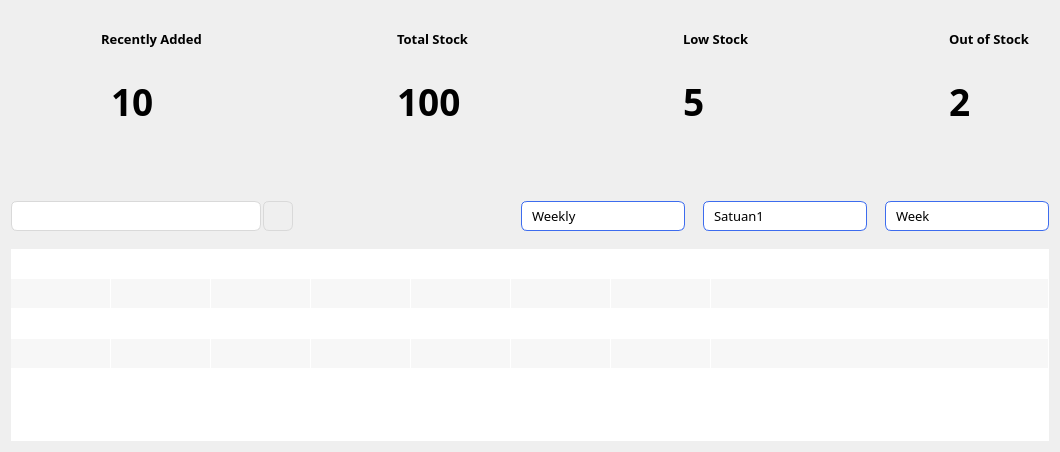
         <widget class="QWidget" name="page_2">
          <property name="sizePolicy">
           <sizepolicy hsizetype="Expanding" vsizetype="Expanding">
            <horstretch>0</horstretch>
            <verstretch>0</verstretch>
           </sizepolicy>
          </property>
          <layout class="QGridLayout" name="gridLayout_15">
           <item row="0" column="0">
            <layout class="QGridLayout" name="gridLayout_8">
             <property name="verticalSpacing">
              <number>50</number>
             </property>
             <item row="0" column="0">
              <layout class="QHBoxLayout" name="horizontalLayout_8">
               <item>
                <widget class="QWidget" name="newDataWidget" native="true">
                 <property name="minimumSize">
                  <size>
                   <width>210</width>
                   <height>140</height>
                  </size>
                 </property>
                 <property name="maximumSize">
                  <size>
                   <width>210</width>
                   <height>140</height>
                  </size>
                 </property>
                 <property name="styleSheet">
                  <string notr="true">QWidget &gt; QWidget {
	border: 1px solid #3D6CEE;
	border-radius: 14px;
}</string>
                 </property>
                 <widget class="QLabel" name="label_3">
                  <property name="geometry">
                   <rect>
                    <x>10</x>
                    <y>50</y>
                    <width>80</width>
                    <height>80</height>
                   </rect>
                  </property>
                  <property name="styleSheet">
                   <string notr="true">QLabel {
	border: none;
}</string>
                  </property>
                  <property name="text">
                   <string/>
                  </property>
                  <property name="pixmap">
                   <pixmap resource="../assets/icons/resources.qrc">:/icons/recently-added-stock-blue.svg</pixmap>
                  </property>
                  <property name="scaledContents">
                   <bool>true</bool>
                  </property>
                 </widget>
                 <widget class="QLabel" name="recentlyAdded">
                  <property name="geometry">
                   <rect>
                    <x>90</x>
                    <y>20</y>
                    <width>111</width>
                    <height>16</height>
                   </rect>
                  </property>
                  <property name="font">
                   <font>
                    <family>Poppins</family>
                    <pointsize>10</pointsize>
                    <weight>75</weight>
                    <bold>true</bold>
                   </font>
                  </property>
                  <property name="styleSheet">
                   <string notr="true">QLabel {
	border: none;
}</string>
                  </property>
                  <property name="text">
                   <string>Recently Added</string>
                  </property>
                 </widget>
                 <widget class="QLabel" name="recentlyAddedCount">
                  <property name="geometry">
                   <rect>
                    <x>100</x>
                    <y>60</y>
                    <width>81</width>
                    <height>61</height>
                   </rect>
                  </property>
                  <property name="font">
                   <font>
                    <family>Poppins</family>
                    <pointsize>28</pointsize>
                    <weight>75</weight>
                    <bold>true</bold>
                   </font>
                  </property>
                  <property name="styleSheet">
                   <string notr="true">QLabel {
	border: none;
}</string>
                  </property>
                  <property name="text">
                   <string>10</string>
                  </property>
                 </widget>
                </widget>
               </item>
               <item>
                <spacer name="horizontalSpacer_10">
                 <property name="orientation">
                  <enum>Qt::Horizontal</enum>
                 </property>
                 <property name="sizeHint" stdset="0">
                  <size>
                   <width>40</width>
                   <height>20</height>
                  </size>
                 </property>
                </spacer>
               </item>
               <item>
                <widget class="QWidget" name="totalStock" native="true">
                 <property name="minimumSize">
                  <size>
                   <width>210</width>
                   <height>140</height>
                  </size>
                 </property>
                 <property name="maximumSize">
                  <size>
                   <width>210</width>
                   <height>140</height>
                  </size>
                 </property>
                 <property name="styleSheet">
                  <string notr="true">QWidget &gt; QWidget {
	border: 1px solid #3D6CEE;
	border-radius: 14px;
}</string>
                 </property>
                 <widget class="QLabel" name="label_4">
                  <property name="geometry">
                   <rect>
                    <x>10</x>
                    <y>50</y>
                    <width>80</width>
                    <height>80</height>
                   </rect>
                  </property>
                  <property name="styleSheet">
                   <string notr="true">QLabel {
	border: none;
}</string>
                  </property>
                  <property name="text">
                   <string/>
                  </property>
                  <property name="pixmap">
                   <pixmap resource="../assets/icons/resources.qrc">:/icons/total-stock-blue.svg</pixmap>
                  </property>
                  <property name="scaledContents">
                   <bool>true</bool>
                  </property>
                 </widget>
                 <widget class="QLabel" name="totalStock_3">
                  <property name="geometry">
                   <rect>
                    <x>110</x>
                    <y>20</y>
                    <width>81</width>
                    <height>16</height>
                   </rect>
                  </property>
                  <property name="font">
                   <font>
                    <family>Poppins</family>
                    <pointsize>10</pointsize>
                    <weight>75</weight>
                    <bold>true</bold>
                   </font>
                  </property>
                  <property name="styleSheet">
                   <string notr="true">QLabel {
	border: none;
}</string>
                  </property>
                  <property name="text">
                   <string>Total Stock</string>
                  </property>
                 </widget>
                 <widget class="QLabel" name="totalStockCount">
                  <property name="geometry">
                   <rect>
                    <x>110</x>
                    <y>60</y>
                    <width>81</width>
                    <height>61</height>
                   </rect>
                  </property>
                  <property name="font">
                   <font>
                    <family>Poppins</family>
                    <pointsize>28</pointsize>
                    <weight>75</weight>
                    <bold>true</bold>
                   </font>
                  </property>
                  <property name="styleSheet">
                   <string notr="true">QLabel {
	border: none;
}</string>
                  </property>
                  <property name="text">
                   <string>100</string>
                  </property>
                 </widget>
                </widget>
               </item>
               <item>
                <spacer name="horizontalSpacer_9">
                 <property name="orientation">
                  <enum>Qt::Horizontal</enum>
                 </property>
                 <property name="sizeHint" stdset="0">
                  <size>
                   <width>40</width>
                   <height>20</height>
                  </size>
                 </property>
                </spacer>
               </item>
               <item>
                <widget class="QWidget" name="widget_3" native="true">
                 <property name="minimumSize">
                  <size>
                   <width>210</width>
                   <height>140</height>
                  </size>
                 </property>
                 <property name="maximumSize">
                  <size>
                   <width>210</width>
                   <height>140</height>
                  </size>
                 </property>
                 <property name="styleSheet">
                  <string notr="true">QWidget &gt; QWidget {
	border: 1px solid #3D6CEE;
	border-radius: 14px;
}</string>
                 </property>
                 <widget class="QLabel" name="label_5">
                  <property name="geometry">
                   <rect>
                    <x>10</x>
                    <y>50</y>
                    <width>80</width>
                    <height>80</height>
                   </rect>
                  </property>
                  <property name="styleSheet">
                   <string notr="true">QLabel {
	border: none;
}</string>
                  </property>
                  <property name="text">
                   <string/>
                  </property>
                  <property name="pixmap">
                   <pixmap resource="../assets/icons/resources.qrc">:/icons/low-stock-blue.svg</pixmap>
                  </property>
                  <property name="scaledContents">
                   <bool>true</bool>
                  </property>
                 </widget>
                 <widget class="QLabel" name="lowStock">
                  <property name="geometry">
                   <rect>
                    <x>120</x>
                    <y>20</y>
                    <width>71</width>
                    <height>16</height>
                   </rect>
                  </property>
                  <property name="font">
                   <font>
                    <family>Poppins</family>
                    <pointsize>10</pointsize>
                    <weight>75</weight>
                    <bold>true</bold>
                   </font>
                  </property>
                  <property name="styleSheet">
                   <string notr="true">QLabel {
	border: none;
}</string>
                  </property>
                  <property name="text">
                   <string>Low Stock</string>
                  </property>
                 </widget>
                 <widget class="QLabel" name="lowStockCount">
                  <property name="geometry">
                   <rect>
                    <x>120</x>
                    <y>60</y>
                    <width>81</width>
                    <height>61</height>
                   </rect>
                  </property>
                  <property name="font">
                   <font>
                    <family>Poppins</family>
                    <pointsize>28</pointsize>
                    <weight>75</weight>
                    <bold>true</bold>
                   </font>
                  </property>
                  <property name="styleSheet">
                   <string notr="true">QLabel {
	border: none;
}</string>
                  </property>
                  <property name="text">
                   <string>5</string>
                  </property>
                 </widget>
                </widget>
               </item>
               <item>
                <spacer name="horizontalSpacer_8">
                 <property name="orientation">
                  <enum>Qt::Horizontal</enum>
                 </property>
                 <property name="sizeHint" stdset="0">
                  <size>
                   <width>40</width>
                   <height>20</height>
                  </size>
                 </property>
                </spacer>
               </item>
               <item>
                <widget class="QWidget" name="widget_4" native="true">
                 <property name="minimumSize">
                  <size>
                   <width>210</width>
                   <height>140</height>
                  </size>
                 </property>
                 <property name="maximumSize">
                  <size>
                   <width>210</width>
                   <height>140</height>
                  </size>
                 </property>
                 <property name="styleSheet">
                  <string notr="true">QWidget &gt; QWidget {
	border: 1px solid #3D6CEE;
	border-radius: 14px;
}</string>
                 </property>
                 <widget class="QLabel" name="label_6">
                  <property name="geometry">
                   <rect>
                    <x>10</x>
                    <y>50</y>
                    <width>80</width>
                    <height>80</height>
                   </rect>
                  </property>
                  <property name="styleSheet">
                   <string notr="true">QLabel {
	border: none;
}</string>
                  </property>
                  <property name="text">
                   <string/>
                  </property>
                  <property name="pixmap">
                   <pixmap resource="../assets/icons/resources.qrc">:/icons/out-of-stock-blue.svg</pixmap>
                  </property>
                  <property name="scaledContents">
                   <bool>true</bool>
                  </property>
                 </widget>
                 <widget class="QLabel" name="outOfStock">
                  <property name="geometry">
                   <rect>
                    <x>110</x>
                    <y>20</y>
                    <width>81</width>
                    <height>16</height>
                   </rect>
                  </property>
                  <property name="font">
                   <font>
                    <family>Poppins</family>
                    <pointsize>10</pointsize>
                    <weight>75</weight>
                    <bold>true</bold>
                   </font>
                  </property>
                  <property name="styleSheet">
                   <string notr="true">QLabel {
	border: none;
}</string>
                  </property>
                  <property name="text">
                   <string>Out of Stock</string>
                  </property>
                 </widget>
                 <widget class="QLabel" name="outOfStockCount">
                  <property name="geometry">
                   <rect>
                    <x>110</x>
                    <y>60</y>
                    <width>81</width>
                    <height>61</height>
                   </rect>
                  </property>
                  <property name="font">
                   <font>
                    <family>Poppins</family>
                    <pointsize>28</pointsize>
                    <weight>75</weight>
                    <bold>true</bold>
                   </font>
                  </property>
                  <property name="styleSheet">
                   <string notr="true">QLabel {
	border: none;
}</string>
                  </property>
                  <property name="text">
                   <string>2</string>
                  </property>
                 </widget>
                </widget>
               </item>
              </layout>
             </item>
             <item row="1" column="0">
              <layout class="QGridLayout" name="gridLayout">
               <property name="verticalSpacing">
                <number>18</number>
               </property>
               <item row="1" column="0">
                <widget class="QTableWidget" name="stockTableWidget">
                 <property name="styleSheet">
                  <string notr="true">QTableWidget {
    border: none;
    gridline-color: transparent;
    background: #ffffff;
    color: #000000;
    font-size: 13px;
    selection-background-color: #3D6CEE;
    selection-color: #ffffff;
}

QHeaderView::section {
    background-color: #f5f5f5;
    color: #000000;
    font-weight: bold;
    border: none;
    padding: 8px;
}

QTableWidget::item {
    border: none;
}

QTableWidget::item:hover {
    background-color: #f0f8ff;
}

QTableWidget::item:selected {
    background-color: #3D6CEE;
    color: #ffffff;
}

QTableWidget QTableCornerButton::section {
    background: #f5f5f5;
    border: none;
}

/*Scroll Bar Style Coy*/

/*Horizontal*/
QScrollBar:horizontal {
    background: #f0f0f0;
    height: 8px;
    margin: 0px;
    border: none;
    border-radius: 4px;
}

QScrollBar::handle:horizontal {
    background: #3D6CEE;
    min-width: 40px;
    border-radius: 4px;
}

QScrollBar::sub-line:horizontal {
    background: none;
    width: 0px;
}

QScrollBar::add-line:horizontal {
    background: none;
    width: 0px;
}

QScrollBar::handle:horizontal:hover {
    background: #2b50b3;
}

QScrollBar::groove:horizontal {
    background: #e0e0e0;
    border-radius: 4px;
    height: 8px;
}

QScrollBar::corner {
    background: #f0f0f0;
}

/*Vertikal*/

QScrollBar:vertical {
    background: #f0f0f0;
    width: 8px;
    margin: 0px;
    border: none;
    border-radius: 4px;
}

QScrollBar::handle:vertical {
    background: #3D6CEE;
    min-height: 40px;
    border-radius: 4px;
}

QScrollBar::add-line:vertical,
QScrollBar::sub-line:vertical {
    background: none;
    height: 0px;
}

QScrollBar::handle:vertical:hover {
    background: #2b50b3;
}

QScrollBar::groove:vertical {
    background: #e0e0e0;
    border-radius: 4px;
    width: 8px;
}
</string>
                 </property>
                 <property name="frameShape">
                  <enum>QFrame::NoFrame</enum>
                 </property>
                 <property name="alternatingRowColors">
                  <bool>true</bool>
                 </property>
                 <property name="rowCount">
                  <number>5</number>
                 </property>
                 <attribute name="horizontalHeaderVisible">
                  <bool>false</bool>
                 </attribute>
                 <attribute name="horizontalHeaderCascadingSectionResizes">
                  <bool>false</bool>
                 </attribute>
                 <attribute name="horizontalHeaderStretchLastSection">
                  <bool>true</bool>
                 </attribute>
                 <attribute name="verticalHeaderVisible">
                  <bool>false</bool>
                 </attribute>
                 <row/>
                 <row/>
                 <row/>
                 <row/>
                 <row/>
                 <column>
                  <property name="text">
                   <string>ID</string>
                  </property>
                 </column>
                 <column>
                  <property name="text">
                   <string>Kode Barang</string>
                  </property>
                 </column>
                 <column>
                  <property name="text">
                   <string>Nama Barang</string>
                  </property>
                 </column>
                 <column>
                  <property name="text">
                   <string>Satuan</string>
                  </property>
                 </column>
                 <column>
                  <property name="text">
                   <string>Harga Beli</string>
                  </property>
                 </column>
                 <column>
                  <property name="text">
                   <string>Harga Jual</string>
                  </property>
                 </column>
                 <column>
                  <property name="text">
                   <string>Stock</string>
                  </property>
                 </column>
                 <column>
                  <property name="text">
                   <string>Deskripsi</string>
                  </property>
                 </column>
                </widget>
               </item>
               <item row="0" column="0">
                <layout class="QHBoxLayout" name="horizontalLayout_10">
                 <item>
                  <layout class="QHBoxLayout" name="horizontalLayout_2">
                   <property name="spacing">
                    <number>2</number>
                   </property>
                   <item>
                    <widget class="QLineEdit" name="inputSearchStock">
                     <property name="minimumSize">
                      <size>
                       <width>250</width>
                       <height>30</height>
                      </size>
                     </property>
                     <property name="maximumSize">
                      <size>
                       <width>250</width>
                       <height>30</height>
                      </size>
                     </property>
                     <property name="font">
                      <font>
                       <family>Poppins</family>
                       <weight>50</weight>
                       <bold>false</bold>
                      </font>
                     </property>
                     <property name="styleSheet">
                      <string notr="true">QLineEdit{
	border: 1px solid #D9D9D9;
	border-radius: 6px;
    padding: 6px 30px 6px 10px;
    background-color: white;
    color: black;
}

QLineEdit:focus{
	border:1px solid #3D6CEE;
}</string>
                     </property>
                    </widget>
                   </item>
                   <item>
                    <widget class="QPushButton" name="searchBtnStock">
                     <property name="minimumSize">
                      <size>
                       <width>30</width>
                       <height>30</height>
                      </size>
                     </property>
                     <property name="maximumSize">
                      <size>
                       <width>30</width>
                       <height>30</height>
                      </size>
                     </property>
                     <property name="styleSheet">
                      <string notr="true">QPushButton{
	border:1px solid #D9D9D9;
	border-radius: 6px;
}</string>
                     </property>
                     <property name="text">
                      <string/>
                     </property>
                     <property name="icon">
                      <iconset resource="../assets/icons/resources.qrc">
                       <normaloff>:/icons/search-blue.svg</normaloff>:/icons/search-blue.svg</iconset>
                     </property>
                     <property name="iconSize">
                      <size>
                       <width>16</width>
                       <height>16</height>
                      </size>
                     </property>
                    </widget>
                   </item>
                  </layout>
                 </item>
                 <item>
                  <spacer name="horizontalSpacer">
                   <property name="orientation">
                    <enum>Qt::Horizontal</enum>
                   </property>
                   <property name="sizeHint" stdset="0">
                    <size>
                     <width>228</width>
                     <height>20</height>
                    </size>
                   </property>
                  </spacer>
                 </item>
                 <item>
                  <layout class="QHBoxLayout" name="horizontalLayout_9">
                   <property name="spacing">
                    <number>18</number>
                   </property>
                   <item>
                    <widget class="QComboBox" name="comboBox">
                     <property name="minimumSize">
                      <size>
                       <width>164</width>
                       <height>30</height>
                      </size>
                     </property>
                     <property name="maximumSize">
                      <size>
                       <width>164</width>
                       <height>30</height>
                      </size>
                     </property>
                     <property name="font">
                      <font>
                       <family>Poppins</family>
                       <pointsize>10</pointsize>
                      </font>
                     </property>
                     <property name="styleSheet">
                      <string notr="true">QComboBox {
    border: 1px solid #3D6CEE;
    border-radius: 6px;
    padding: 6px 30px 6px 10px;
    background-color: white;
    color: black;
}

QComboBox::drop-down {
    border: none;
    width: 24px;
}

QComboBox::down-arrow {
    image: url(:/icons/arrow-down.svg);
    width: 12px;
    height: 12px;
}

QComboBox QAbstractItemView {
    border: 1px solid #3D6CEE;
    border-radius: 6px;
    background: white;
    color: black;
    selection-background-color: #3D6CEE;
    selection-color: white;
    outline: 0;
    padding: 4px;
}
</string>
                     </property>
                     <property name="currentText">
                      <string>Weekly</string>
                     </property>
                     <item>
                      <property name="text">
                       <string>Weekly</string>
                      </property>
                     </item>
                     <item>
                      <property name="text">
                       <string>Monthly</string>
                      </property>
                     </item>
                     <item>
                      <property name="text">
                       <string>Yearly</string>
                      </property>
                     </item>
                    </widget>
                   </item>
                   <item>
                    <widget class="QComboBox" name="comboBox_2">
                     <property name="minimumSize">
                      <size>
                       <width>164</width>
                       <height>30</height>
                      </size>
                     </property>
                     <property name="maximumSize">
                      <size>
                       <width>164</width>
                       <height>30</height>
                      </size>
                     </property>
                     <property name="font">
                      <font>
                       <family>Poppins</family>
                       <pointsize>10</pointsize>
                      </font>
                     </property>
                     <property name="styleSheet">
                      <string notr="true">QComboBox {
    border: 1px solid #3D6CEE;
    border-radius: 6px;
    padding: 6px 30px 6px 10px;
    background-color: white;
    color: black;
}

QComboBox::drop-down {
    border: none;
    width: 24px;
}

QComboBox::down-arrow {
    image: url(:/icons/arrow-down.svg);
    width: 12px;
    height: 12px;
}

QComboBox QAbstractItemView {
    border: 1px solid #3D6CEE;
    border-radius: 6px;
    background: white;
    color: black;
    selection-background-color: #3D6CEE;
    selection-color: white;
    outline: 0;
    padding: 4px;
}
</string>
                     </property>
                     <property name="currentText">
                      <string>Satuan1</string>
                     </property>
                     <item>
                      <property name="text">
                       <string>Satuan1</string>
                      </property>
                     </item>
                     <item>
                      <property name="text">
                       <string>Satuan2</string>
                      </property>
                     </item>
                     <item>
                      <property name="text">
                       <string>Satuan3</string>
                      </property>
                     </item>
                     <item>
                      <property name="text">
                       <string>Satuan4</string>
                      </property>
                     </item>
                     <item>
                      <property name="text">
                       <string>Satuan5</string>
                      </property>
                     </item>
                    </widget>
                   </item>
                   <item>
                    <widget class="QComboBox" name="comboBox_3">
                     <property name="minimumSize">
                      <size>
                       <width>164</width>
                       <height>30</height>
                      </size>
                     </property>
                     <property name="maximumSize">
                      <size>
                       <width>164</width>
                       <height>30</height>
                      </size>
                     </property>
                     <property name="font">
                      <font>
                       <family>Poppins</family>
                       <pointsize>10</pointsize>
                      </font>
                     </property>
                     <property name="styleSheet">
                      <string notr="true">QComboBox {
    border: 1px solid #3D6CEE;
    border-radius: 6px;
    padding: 6px 30px 6px 10px;
    background-color: white;
    color: black;
}

QComboBox::drop-down {
    border: none;
    width: 24px;
}

QComboBox::down-arrow {
    image: url(:/icons/arrow-down.svg);
    width: 12px;
    height: 12px;
}

QComboBox QAbstractItemView {
    border: 1px solid #3D6CEE;
    border-radius: 6px;
    background: white;
    color: black;
    selection-background-color: #3D6CEE;
    selection-color: white;
    outline: 0;
    padding: 4px;
}
</string>
                     </property>
                     <property name="currentText">
                      <string>Week</string>
                     </property>
                     <item>
                      <property name="text">
                       <string>Week</string>
                      </property>
                     </item>
                     <item>
                      <property name="text">
                       <string>Month</string>
                      </property>
                     </item>
                     <item>
                      <property name="text">
                       <string>Year</string>
                      </property>
                     </item>
                    </widget>
                   </item>
                  </layout>
                 </item>
                </layout>
               </item>
              </layout>
             </item>
            </layout>
           </item>
          </layout>
         </widget>
